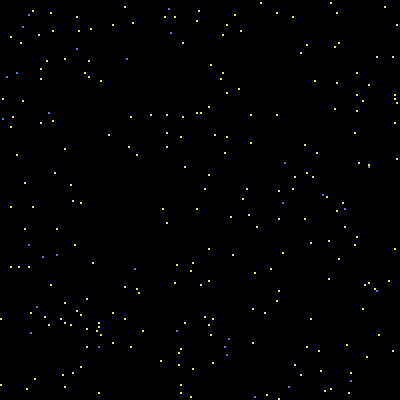
#> input picture demo/data/demo/images/RepId_1/img_t_0.0.png, 400 x 400 px; its folder holds only this picture in this run
$ jupyter execute --allow-errors jnb_demo.ipynb   (shell and % lines are left out)
#> lines starting #> are read from the running program, lines starting #| are printed output that depends on the picture
### demo/utils/OnLatticeModel.py
# ====================================================================================
# Class to simulate spheroid growth using one of 6 ODE models
# ====================================================================================
import numpy as np
import pandas as pd
import math
import os
import sys
if 'matplotlib' not in sys.modules:
    import matplotlib as mpl
    mpl.use('Agg')
import matplotlib.pyplot as plt
import seaborn as sns
sns.set(style="white")
# ====================================================================================
class OnLatticeModel():
    def __init__(self, **kwargs):
        # Initialise parameters
        self.modelConfigDic = {
                               # -------------------- Experimental Setup --------------------
                               "xDim": 100, "yDim": 100, # Dimensions of the domain (in lattice sites)
                               "nReplicates": 10, # Number of replicates
                               "seed": -1, # Random number seed
                               "initialSize": 250, # Total initial cell number (absolute)
                               "initialSizeProp": 0, # Initial cell density relative to (physical) carrying capacity; takes precedence over the absolute number if it is specified.
                               "rFrac": 0.05, # Initial resistance fraction in [0,1]
                               "initialConditionType": "random", # Seeding architecture ("random" or "circle")
                               "tEnd": 5, # End time in days
                               "dt": 1, # Time step in days
                               "treatmentScheduleList": None, # Treatment schedule in format [[tStart, tEnd, drugConcentration]]
                               # -------------------- Cell Properties --------------------
                               "divisionRate_S": 0.027, "divisionRate_R": 0.027, # Proliferation rate of cells in d^-1.
                               "movementRate_S": 0.0, "movementRate_R": 0.0, # Movement rate of cells in d^-1.
                               "deathRate_S": 0.027, "deathRate_R": 0.027, # Natural death rate of cells in d^-1.
                               "drugEffect_div_S": 0.3, "drugEffect_div_R":0, # Relative amount by which drug reduces division rate of sensitive and resistant cells, respectively, in [0,1]
                               "turnover": None, "cost": None, # Shorthand way of specifying cost and turnover
                               # -------------------- Output - Text --------------------
                               "verboseLevel": 0, "printFrequency": 100, # Command line verbosity. This goes to stdout.
                               "logCellCountFrequency": 1, # Frequency (in time units) at which the cell counts are written to file. <0 indicates no logging.
                               "outDir": "./tmp/", # Directory which to save output files to.
                               # -------------------- Output - Visualisation --------------------
                               # TODO: Clean up how visualisation are managed (and headless vs visualiseB stuff)
                            #    "headless": True, # Whether to show graphics window. Want this off to run on cluster etc
                            #    "visualiseB": False, # Whether to generate visualisation. Turn off for speed increase.
                               "scaleFactor": 2, "pause": 0, # Visualsation configs
                               "imageOutDir": "./tmp/", "imageFrequency": -1, # Saving of simulation images. Negative freq turns it off.")
                               # -------------------- Output - Model File --------------------
                               # TODO: Get this implemented
                               "saveModelState": False, # Whether or not to save the model object at the end of the simulation.
                               "savedModelFileName": None # Name of model file to load when continuing a previous run.
                               }
        self.jarFileName = kwargs.get('jarFileName', './onLatticeModel.jar')
        self.resultsDf = None

        # Set the parameters
        self.SetParams(**kwargs)

        # Configure the solver
        self.suppressOutputB = kwargs.get('suppressOutputB',
                                          False)  # If true, suppress output of ODE solver (including warning messages)

    # =========================================================================================
    # Function to set the parameters
    def SetParams(self, **kwargs):
        for key in self.modelConfigDic.keys():
            self.modelConfigDic[key] = kwargs.get(key, self.modelConfigDic[key])
        # The 'cost' and 'turnover' parameters provide shorthands to set the global deathrate and resistant cell proliferation rate
        if self.modelConfigDic['turnover'] != None:
            self.modelConfigDic['deathRate_S'] = self.modelConfigDic['turnover']*self.modelConfigDic['divisionRate_S']
            self.modelConfigDic['deathRate_R'] = self.modelConfigDic['turnover']*self.modelConfigDic['divisionRate_S']
        if self.modelConfigDic['cost'] != None:
            self.modelConfigDic['divisionRate_R'] = (1-self.modelConfigDic['cost'])*self.modelConfigDic['divisionRate_S']
        # Ensure that the paths for the output directories have a file separator at the end so that
        # java then creates the correct file names.
        self.modelConfigDic['outDir'] = os.path.join(self.modelConfigDic['outDir'], "")
        if 'imageOutDir' in self.modelConfigDic: self.modelConfigDic['imageOutDir'] = os.path.join(self.modelConfigDic['imageOutDir'], "")

    def ConvertTreatmentScheduleToStr(self, treatmentScheduleList):
        treatmentScheduleStr = "["
        for interval in treatmentScheduleList:
            treatmentScheduleStr += "[%1.2f,%1.2f,%1.2f]," % tuple(interval)
        treatmentScheduleStr = treatmentScheduleStr[:-1]
        treatmentScheduleStr += "]"
        return treatmentScheduleStr

    def RunSimulation(self, printCommand=False):
        '''
        Parses arguments into command line command and run this command in the terminal
        '''
#> called with printCommand = False
        argStr = " "
        for var in self.modelConfigDic.keys():
            if self.modelConfigDic[var] is None: continue # For vars set to None use default vals from java side
            if var in ["cost", "turnover"]: continue # Certain parameters are only used in the wrapper and not passed to java
            if isinstance(self.modelConfigDic[var], bool):
                if self.modelConfigDic[var]: argStr += "--%s " % (var)
            else:
                argStr += "--%s %s " % (var, self.modelConfigDic[var])
        if printCommand: print("java -jar %s" % self.jarFileName + argStr)
        os.system("java -jar %s" % self.jarFileName + argStr)

    def LoadSimulations(self, normalise=False):
#> called with normalise = False
        tmpList = []
        replicateIdList = range(self.modelConfigDic['nReplicates']) if self.modelConfigDic['nReplicates']>1 else [self.modelConfigDic['seed']]
        for replicateId in replicateIdList:
            currDfName = os.path.join(self.modelConfigDic['outDir'], "RepId_%d.csv" % (replicateId))
            tmpDf = pd.read_csv(currDfName)
            tmpDf = tmpDf[['Time', 'NCells_S', 'NCells_R', 'NCells', 'DrugConcentration']]
            tmpDf['ReplicateId'] = replicateId
            tmpList.append(tmpDf)
        resultsDf = pd.concat(tmpList)
        resultsDf = resultsDf.sort_values(by="Time")
        resultsDf.rename(columns={"NCells": "TumourSize",
                                  "NCells_S": "S",
                                  "NCells_R": "R"}, inplace=True)
        if normalise:
            resultsDf['TumourSize'] /= 1e4
            resultsDf['S'] /= 1e4
            resultsDf['R'] /= 1e4
        return resultsDf

    # [4 lines left out: function NormaliseToInitialSize, not called in this run]

    # =========================================================================================
    # Function to simulate the model
    def Simulate(self, treatmentScheduleList=None, scaleTumourVolume=False, printCommand=False, **kwargs):
        # Allow configuring the solver at this point as well
        self.jarFileName = kwargs.get('jarFileName', self.jarFileName)
        if treatmentScheduleList is not None: self.modelConfigDic["treatmentScheduleList"] = self.ConvertTreatmentScheduleToStr(treatmentScheduleList)
        # if (self.modelConfigDic['imageFreq']==-1) and ('imageOutDir' in self.modelConfigDic): self.modelConfigDic.pop('imageOutDir')
        self.SetParams() # Calling this to make sure parameters and file paths are properly checked in case they were reset at any point

        # Run the simulations
        self.RunSimulation(printCommand=printCommand)
        # self.SetParams(fromScratch=False) # TODO: get continuation to work again

        # Load data
        self.resultsDf = self.LoadSimulations()
        # self.resultsDf = self.resultsDf.groupby(by="Time").mean()
        # self.resultsDf.reset_index(inplace=True)
        # self.resultsDf.drop(columns="ReplicateId", inplace=True)
        if scaleTumourVolume: self.NormaliseToInitialSize(self.resultsDf)

    # =========================================================================================
    # Function to plot the model predictions
    # [57 lines left out: function Plot, not called in this run]

### demo/utils/caUtils.py
# ====================================================================================
# Functions to help with loading/formatting data for the CA simulations and for
#  plotting the results.
# ====================================================================================
import numpy as np
import pandas as pd
import sys
import os
from math import isnan
from scipy import stats
if 'matplotlib' not in sys.modules:
    import matplotlib as mpl
    mpl.use('Agg')
import matplotlib.pyplot as plt
import seaborn as sns
sns.set(style="white")
import myUtils as utils
from OnLatticeModel import OnLatticeModel

# ======================================== Data Loading ==========================================
def load_data(dataDir, nReplicates=1, measurementFrequency=1, replicateId=None):
    '''
    Loads data from a (set) of model runs and assembles it into a pandas data frame for plotting/analysis.
    '''
#> called with dataDir = './data/demo', nReplicates = 25, measurementFrequency = 10
    tmpList = []
    for repId in range(nReplicates):
        repId = repId if replicateId is None else replicateId
        currDfName = os.path.join(dataDir,"RepId_%d.csv"%repId)
        tmpDf = pd.read_csv(currDfName)
        tmpDf = tmpDf.iloc[::measurementFrequency] # Down-sample
        tmpDf.rename(columns={"NCells":"TumourSize", "NCells_S":"S","NCells_R":"R", "DrugConcentration":"DrugConcentration"}, inplace=True)
        tmpDf = tmpDf.melt(id_vars=["Time","DrugConcentration"],value_vars=["S","R","TumourSize"], # Reshape
                           value_name="Confluence",var_name="CellType")
        tmpDf['ReplicateId'] = repId
        tmpList.append(tmpDf)
#> further down, currImg is the input picture: shape (400, 400, 3); mean B, G, R 0.6, 1.4, 1.3
#> `currImg = cv2.putText(currImg, 't = %dd'%timePoint, (10,390), cv2.FONT..`:
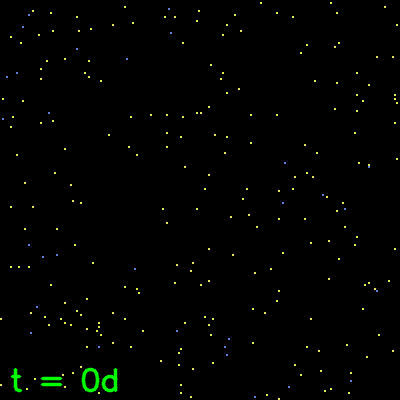
#> currImg: shape (400, 400, 3); mean R, G, B 1.3, 2.4, 0.6
    return pd.concat(tmpList)

# ======================================== Visualisation ==========================================
# [235 lines left out: functions plot_simulation, evaluate_treatment_schedule, evaluate_treatment_partitioning, not called in this run]

### demo/jnb_demo.ipynb
# Demo

[cell 1]
import pandas as pd
import numpy as np
import matplotlib.pyplot as plt
import seaborn as sns
import sys
import os
from tqdm import tqdm
import imageio
import cv2
from itertools import product
import shutil
# import multiprocess as mp

sys.path.append("./utils")
from myUtils import mkdir
from caUtils import plot_simulation, load_data
from OnLatticeModel import OnLatticeModel

# Format plots
sns.set(style="white",
        font="Serif",
        rc={'figure.figsize':(12,6)})

[cell 2]
### Script parameters
runCASimulations = True # Whether to run the CA simulations to generate the data analysed in this script
jarFileName = "./code.jar"
nProcesses = 4 # Number of cores to use for multi-processing
# palette_sensitiveResistant = {"S":"#0F4C13", "R":"#710303"} # Red/green scheme
palette_sensitiveResistant = {"S":"#5E7FDD", "R":"#D0D645", "TumourSize":"black"}

## Example

[cell 3]
### Model Params
modelConfigDic = {"xDim": 200, "yDim": 200, # Dimensions of the domain (in lattice sites)
                  "initialSize":250,
                  "divisionRate_S": 0.55, "divisionRate_R": 0.29, # Proliferation rate of cells in d^-1.
                  "rFrac":0.88,
                  "turnover":0.5,
                  "movementRate_S":0., "movementRate_R":0.,
                  "drugEffect_div_S": 1-(0.01/0.55),
                  "drugEffect_div_R":1-(0.36/0.29),
                  "dt":0.1,
                  "nReplicates":25}
dataDir = "./data/demo"
imgDir = "./data/demo/images"
seedToShowImagesFor = 1
treatmentScheduleList = [[0,10,0], [10,50,1]]

### Script parameters
runCASimulations = True # Whether to run the CA simulations to generate the data analysed in this script
jarFileName = "./code.jar"
nProcesses = 4 # Number of cores to use for multi-processing
palette_sensitiveResistant = {"S":"#5E7FDD", "R":"#D0D645", "TumourSize":"black"}

### Simulate

[cell 4]
# Collect the data for the time series plots showing the treatment dynamics avaraged across nReplicate simulations
# if runCASimulations:
myModel = OnLatticeModel(jarFileName = jarFileName, outDir=dataDir, **modelConfigDic)
#> (the rest of this cell did not finish here and is left out)

[cell 5]
# Collect the images for one replicate
myModel = OnLatticeModel(jarFileName = jarFileName, **modelConfigDic)
myModel.SetParams(seed=seedToShowImagesFor, nReplicates=1,
                  imageOutDir=imgDir, imageFrequency=1, outDir="./data/scratch/") # Adjust config for imaging
#> (the rest of this cell did not finish here and is left out)

### Plot the simulations

#> (a cell that did not finish here is left out)

### Plot Images

[cell 7]
timePointList = np.linspace(0, treatmentScheduleList[-1][1], 5)

fig,axList = plt.subplots(1, len(timePointList), figsize=(15, len(timePointList)*5))
#> (the rest of this cell did not finish here and is left out)

### Make gif

[cell 8]
timePointList = np.arange(0, treatmentScheduleList[-1][1], 2)
# Make an inventory of the images that are available
currImgDir = os.path.join(imgDir,"RepId_%d"%(seedToShowImagesFor))
fNameList = [int(float(x.split("_")[-1].split(".png")[0])) for x in os.listdir(currImgDir) if x.split(".")[-1]=="png"]
fNameList.sort()
images = []

#> (the rest of this cell did not finish here and is left out)
